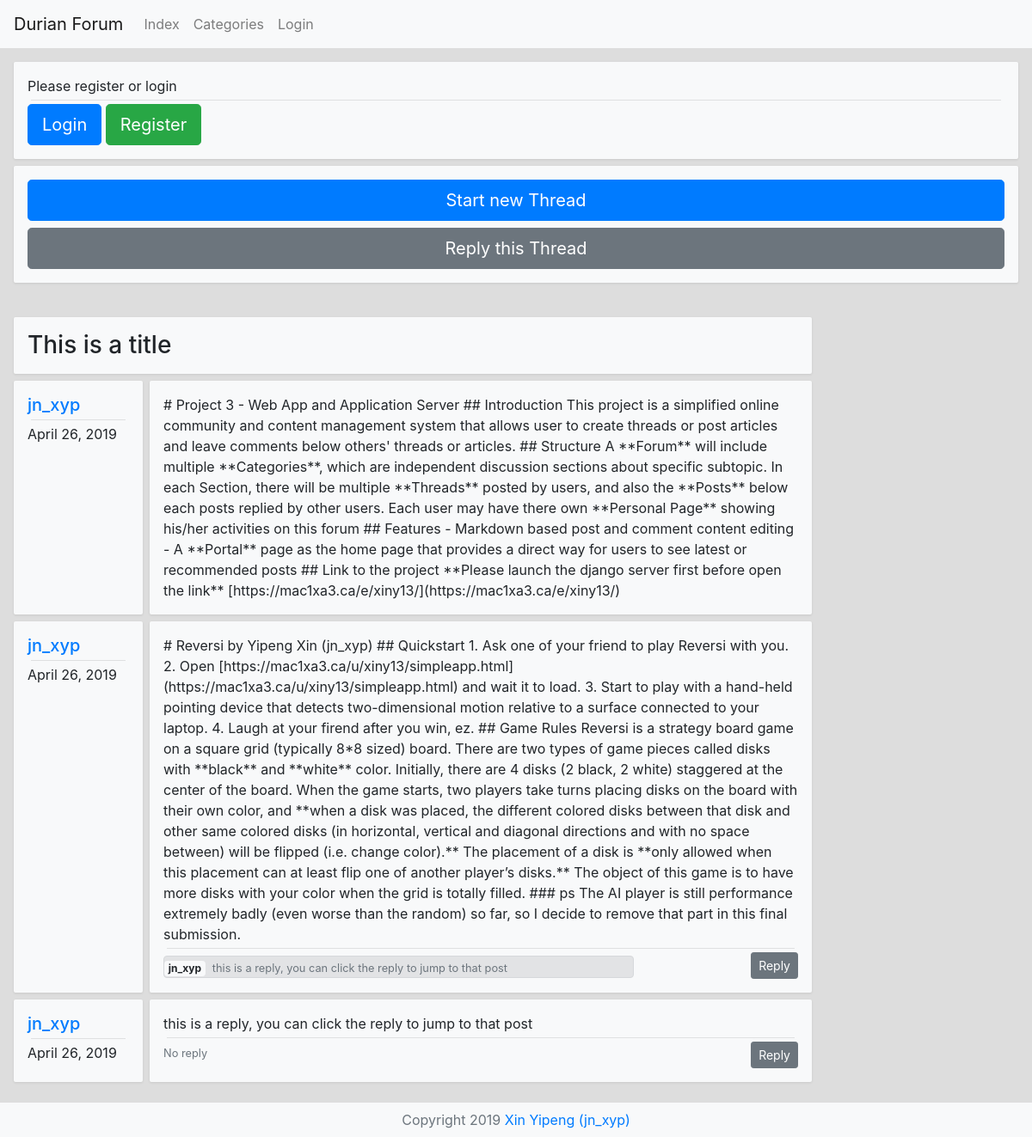
The page /e/xiny13/forum/thread/16 on the database its author committed.
### forum/models.py (models this page shows, shortened)
class Thread(models.Model):
    author = models.ForeignKey(to=ForumUser, on_delete=models.CASCADE, related_name='threads',
                               related_query_name='thread', null=True)
    title = models.CharField('Thread Title', max_length=100)
    pub_date = models.DateTimeField('Date Published')
    category = models.ForeignKey(to=Category, on_delete=models.CASCADE, related_name='threads',
                                 related_query_name='thread', null=True)

class Post(models.Model):
    author = models.ForeignKey(to=ForumUser, on_delete=models.CASCADE, related_name='posts',
                               related_query_name='post', null=True)
    contents = models.TextField('Post Contents')
    pub_date = models.DateTimeField('Date Published')
    parent_thread = models.ForeignKey(to='Thread', on_delete=models.CASCADE, related_name='posts',
                                      related_query_name='post')
    reply_target = models.ForeignKey(to='self', on_delete=models.SET_NULL, null=True, blank=True,
                                     related_name='replies', related_query_name='reply')

class ForumUser(models.Model):
    user = models.OneToOneField(to=User, on_delete=models.CASCADE, null=True,
                                related_name='forum_user', related_query_name='forum_user')
    nick_name = models.CharField(max_length=30)

### forum/views.py (the view)
# urls.py: path('thread/<int:thread_id>', views.thread, name='thread'),
def thread(request, thread_id: int):
    thread = Thread.objects.get(pk=thread_id)
    posts = thread.posts.all()
    return render(request, 'forum/thread_detail.html',
                  context={'thread': thread, 'object_list': posts,
                           'auth_config': ForumConfig.__dict__,
                           'title': '%s - Posts - %s' % (thread.title, ForumConfig.verbose_name)})

### forum/templates/forum/thread_detail.html
{% extends "forum/header_and_footer.html" %}
{% block content %}
    <div class="forum-bg" style="display: flex; flex-direction: row; flex-wrap: wrap-reverse">
        <div id="left" class="p-3" style="flex-grow: 5; max-width: 80%">
            <div class="forum-card p-3 mb-2 bg-light h3">
                {{ thread.title }}
            </div>
            <div>
                {% for post in object_list %}
                    <div style="display: flex" id="post-{{ post.id }}">
                        <div class="forum-card p-3 mb-2 mr-2 bg-light"
                             style="flex-basis: 150px; min-height: 80px; flex-shrink: 0">
                            <div>
                                <a class="h5"
                                   href="{% url 'forum:user_info' post.author.user.id %}">{{ post.author.nick_name }}</a>
                            </div>
                            <hr class="m-1">
                            <span>{{ thread.pub_date|date }}</span>
                        </div>
                        <div class="forum-card p-3 mb-2 bg-light" style="flex-grow: 5">
                            <div class="markdown-container">{{ post.contents }}</div>
                            {% if forloop.counter > 1 %}
                                <hr class="m-1">
                                <div class="d-flex"
                                     style="flex-direction: row; justify-content: space-between">
                                    <div style="flex-grow: 1">
                                        {% for reply in post.replies.all %}
                                            <a href="#post-{{ reply.id }}" class="alert alert-secondary d-block p-0 m-0 mt-1 d-block"
                                                 style="width:80%">
                                                <span class="badge badge-light mr-2">{{ reply.author.nick_name }}</span><span
                                                    class="text-secondary small">{{ reply.contents|slice:100 }}</span>
                                            </a>
                                        {% empty %}
                                            <span class="text-secondary small">No reply</span>
                                        {% endfor %}
                                    </div>
                                    <div class="d-flex" style="flex-direction: column-reverse">
                                        <a href="{% url 'forum:create_reply' %}?thread-id={{ thread.id }}&reply-target-id={{ post.id }}"
                                           class="btn btn-secondary btn-sm">Reply</a>
                                    </div>
                                </div>
                            {% endif %}
                        </div>
                    </div>
                {% empty %}
                    <p class="h3">No posts yet.</p>
                {% endfor %}
            </div>
        </div>
        <div id="right" class="p-3" style="flex-grow: 1">
            <div id="user-info" class="forum-card p-3 mb-2 bg-light">
                {% if user.is_authenticated %}
                    {% if user.forum_user %}
                        <a href="{% url 'forum:user_info' user.id %}"
                           class="d-block"><span
                                class="h2 ">{{ user.forum_user.nick_name }}</span><span
                                class="float-right text-secondary">#{{ user.id }}</span></a>
                        <hr class="m-1">
                        <div style="display: flex; flex-direction: row" class="h5">
                            <div class="badge badge-success mr-2" style="flex-basis: 70px">
                                <span>Threads:</span>
                                <span>{{ user.forum_user.threads.all|length }}</span>
                            </div>
                            <div class="badge badge-success mr-2" style="flex-basis: 70px">
                                <span>Posts:</span>
                                <span>{{ user.forum_user.posts.all|length }}</span>
                            </div>
                        </div>
                    {% else %}
                        <div class="secondary-title">Please activate your forum account</div>
                        <hr class="m-1">
                        <a class="btn btn-danger btn-lg btn-block"
                           href="{% url 'forum:activate' %}?next={{ request.path }}"
                           role="button">Activate</a>
                    {% endif %}
                {% else %}
                    <div class="secondary-title">Please register or login</div>
                    <hr class="m-1">
                    <a class="btn btn-primary btn-lg"
                       href="{% url 'authorization:login' %}?next={{ request.path }}"
                       role="button">Login</a>
                    <a class="btn btn-success btn-lg"
                       href="{% url 'authorization:register' %}?next={{ request.path }}"
                       role="button">Register</a>
                {% endif %}
            </div>
            <div id="create-post" class="forum-card p-3 mb-2 bg-light">
                <a href="{% url 'forum:create_thread' %}?category_id={{ thread.category.id }}"
                   class="btn btn-primary btn-lg btn-block">Start new Thread
                </a>
                <a
                        href="{% url 'forum:create_reply' %}?thread-id={{ thread.id }}&reply-target-id={{ thread.posts.first.id }}"
                        class="btn btn-secondary btn-lg btn-block">Reply this Thread
                </a>
            </div>
        </div>
    </div>
{% endblock %}

### forum/static/forum/common.css (style rules this page uses)
.forum-card { box-shadow: 0 1px 3px rgba(26,26,26,.1); overflow: hidden; border-radius: 2px; }
.forum-bg { background: #dddddd; }

### rows shown on the page
Thread: title "This is a title", pub_date "April 26, 2019"
Post: author.nick_name "jn_xyp", contents "# Project 3 - Web App and Application Server ## Introduction This project is a simplified online community and content management system that allows user to create threads or post articles and leave comments below others' threads or articles. ## Structure A **Forum** will include multiple **Categories**, which are independent discussion sections about specific subtopic. In each Section, there will be multiple **Threads** posted by users, and also the **Posts** below each posts replied by other users. Each user may have there own **Personal Page** showing his/her activities on this forum ## Features - Markdown based post and comment content editing - A **Portal** page as the home page that…"
Post: author.nick_name "jn_xyp", contents "# Reversi by Yipeng Xin (jn_xyp) ## Quickstart 1. Ask one of your friend to play Reversi with you. 2. Open [https://mac1xa3.ca/u/xiny13/simpleapp.html](https://mac1xa3.ca/u/xiny13/simpleapp.html) and wait it to load. 3. Start to play with a hand-held pointing device that detects two-dimensional motion relative to a surface connected to your laptop. 4. Laugh at your firend after you win, ez. ## Game Rules Reversi is a strategy board game on a square grid (typically 8*8 sized) board. There are two types of game pieces called disks with **black** and **white** color. Initially, there are 4 disks (2 black, 2 white) staggered at the center of the board. When the game starts, two players take…"
Post: author.nick_name "jn_xyp", contents "this is a reply, you can click the reply to jump to that post"

### other values the page prints
{{ auth_config.verbose_name }} "Durian Forum"
{{ auth_config.copyright|safe }} "Copyright 2019 Xin Yipeng (jn_xyp)"
